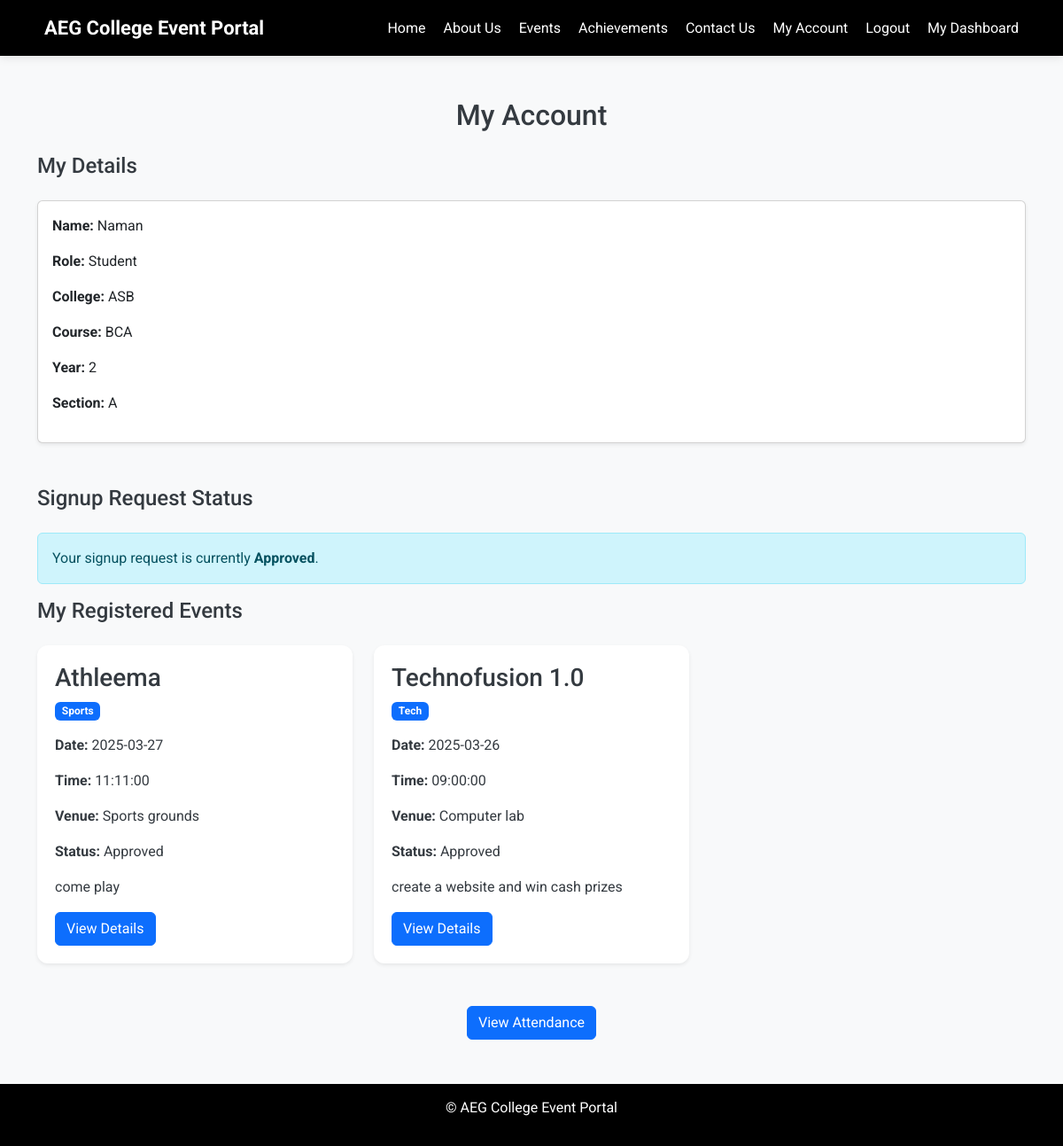
The app's page /my_account.php (signed in) with its own data.
### tables this page shows
CREATE TABLE `users` (
  `id` int(11) NOT NULL,
  `name` varchar(255) NOT NULL,
  `email` varchar(255) NOT NULL,
  `password` varchar(255) NOT NULL,
  `role` enum('Admin','Student','Faculty') NOT NULL,
  `college` varchar(50) DEFAULT NULL,
  `course` varchar(50) DEFAULT NULL,
  `year` int(11) DEFAULT NULL,
  `section` varchar(10) DEFAULT NULL,
  `created_at` timestamp NOT NULL DEFAULT current_timestamp()
);

CREATE TABLE `signup_requests` (
  `id` int(11) NOT NULL,
  `name` varchar(255) NOT NULL,
  `email` varchar(255) NOT NULL,
  `password` varchar(255) NOT NULL,
  `role` enum('Student','Faculty') NOT NULL,
  `college` varchar(50) NOT NULL,
  `course` varchar(50) NOT NULL,
  `year` int(11) NOT NULL,
  `section` varchar(10) NOT NULL,
  `status` enum('Pending','Approved','Rejected') DEFAULT 'Pending',
  `created_at` timestamp NOT NULL DEFAULT current_timestamp()
);

CREATE TABLE `registrations` (
  `id` int(11) NOT NULL,
  `user_id` int(11) NOT NULL,
  `event_id` int(11) NOT NULL,
  `status` enum('Pending','Approved','Rejected') DEFAULT 'Pending'
);

CREATE TABLE `events` (
  `id` int(11) NOT NULL,
  `title` varchar(255) NOT NULL,
  `category` varchar(50) DEFAULT NULL,
  `date` date NOT NULL,
  `time` time NOT NULL,
  `venue` varchar(255) NOT NULL,
  `description` text DEFAULT NULL,
  `image` varchar(255) DEFAULT NULL,
  `created_by` int(11) DEFAULT NULL
);

### my_account.php (the view, shortened to what this page needs)
<?php
include 'db.php';
$user_id = $_SESSION['user_id'];
$stmt = $conn->prepare("SELECT * FROM users WHERE id = ?");
$stmt->bind_param("i", $user_id);
$stmt->execute();
$user = $stmt->get_result()->fetch_assoc();
$signup_status = null;
$stmt = $conn->prepare("SELECT status FROM signup_requests WHERE email = ?");
$stmt->bind_param("s", $user['email']);
$stmt->execute();
$result = $stmt->get_result();
if ($result->num_rows > 0) {
    $signup_status = $result->fetch_assoc()['status'];
} else {
    $signup_status = "Approved";
}
$registered_events = [];
if ($user['role'] === 'Student') {
    $stmt = $conn->prepare("SELECT e.*, r.status FROM events e JOIN registrations r ON e.id = r.event_id WHERE r.user_id = ?");
    $stmt->bind_param("i", $user_id);
    $stmt->execute();
    $registered_events = $stmt->get_result()->fetch_all(MYSQLI_ASSOC);
}
?>
<!DOCTYPE html>
<html lang="en">
<head>
    <link href="https://cdn.jsdelivr.net/npm/bootstrap@5.3.3/dist/css/bootstrap.min.css" rel="stylesheet">
    <link rel="stylesheet" href="./css/styles.css">
</head>
<body>
    <nav>
        <div class="logo">AEG College Event Portal</div>
        <ul>
            <li><a href="index.php">Home</a></li>
            <li><a href="about.php">About Us</a></li>
            <li><a href="index.php#events">Events</a></li>
            <li><a href="achievements.php">Achievements</a></li>
            <li><a href="contact.php">Contact Us</a></li>
            <li><a href="my_account.php">My Account</a></li>
            <li><a href="logout.php">Logout</a></li>
            <?php if ($user['role'] === 'Admin'): ?>
                <li><a href="admin.php">Admin Dashboard</a></li>
            <?php elseif ($user['role'] === 'Faculty'): ?>
                <li><a href="faculty_dashboard.php">Faculty Dashboard</a></li>
            <?php elseif ($user['role'] === 'Student'): ?>
                <li><a href="dashboard.php">My Dashboard</a></li>
            <?php endif; ?>
        </ul>
    </nav>
    <main class="container my-5">
        <h2 class="text-center mb-4">My Account</h2>
        <h4 class="mb-4">My Details</h4>
        <div class="card shadow-sm mb-5">
            <div class="card-body">
                <p><strong>Name:</strong> <?php echo htmlspecialchars($user['name']); ?></p>
                <p><strong>Role:</strong> <?php echo htmlspecialchars($user['role']); ?></p>
                <p><strong>College:</strong> <?php echo htmlspecialchars($user['college']); ?></p>
                <p><strong>Course:</strong> <?php echo htmlspecialchars($user['course']); ?></p>
                <p><strong>Year:</strong> <?php echo htmlspecialchars($user['year']); ?></p>
                <p><strong>Section:</strong> <?php echo htmlspecialchars($user['section']); ?></p>
            </div>
        </div>
        <h4 class="mb-4">Signup Request Status</h4>
        <div class="alert alert-info">
            Your signup request is currently <strong><?php echo htmlspecialchars($signup_status); ?></strong>.
        </div>
        <?php if ($user['role'] === 'Student'): ?>
            <h4 class="mb-4">My Registered Events</h4>
            <?php if (empty($registered_events)): ?>
                <p class="text-center">You are not registered for any events.</p>
            <?php else: ?>
                <div class="row">
                    <?php foreach ($registered_events as $event): ?>
                        <div class="col-md-4 mb-4">
                            <div class="event-card shadow-sm">
                                <div class="card-body">
                                    <h3><?php echo htmlspecialchars($event['title']); ?></h3>
                                    <p><span class="badge bg-primary"><?php echo htmlspecialchars($event['category'] ?: 'General'); ?></span></p>
                                    <p><strong>Date:</strong> <?php echo htmlspecialchars($event['date']); ?></p>
                                    <p><strong>Time:</strong> <?php echo htmlspecialchars($event['time']); ?></p>
                                    <p><strong>Venue:</strong> <?php echo htmlspecialchars($event['venue']); ?></p>
                                    <p><strong>Status:</strong> <?php echo htmlspecialchars($event['status']); ?></p>
                                    <p><?php echo htmlspecialchars($event['description']); ?></p>
                                    <a href="event.php?id=<?php echo $event['id']; ?>" class="btn btn-primary">View Details</a>
                                </div>
                            </div>
                        </div>
                    <?php endforeach; ?>
                </div>
            <?php endif; ?>
            <div class="text-center mt-4">
                <a href="view_attendance.php" class="btn btn-primary">View Attendance</a>
            </div>
        <?php endif; ?>
    </main>
    <footer>
        <p>© AEG College Event Portal</p>
    </footer>
</body>
</html>

### css/styles.css (style rules this page uses)
body { font-family: 'Roboto', 'Arial', sans-serif; background: #f8f9fa; color: #343a40; margin: 0; padding: 0; }
nav { display: flex; justify-content: space-between; align-items: center; background: #000000; color: white; padding: 15px 50px; box-shadow: 0 2px 10px rgba(0, 0, 0, 0.1); }
nav .logo { font-size: 22px; font-weight: bold; }
nav ul { list-style: none; margin: 0; padding: 0; display: flex; }
nav ul li { margin-left: 20px; }
nav ul li a { text-decoration: none; color: white; font-size: 16px; transition: color 0.3s; }
.event-card { background: white; padding: 20px; border-radius: 12px; box-shadow: 0 4px 10px rgba(0, 0, 0, 0.2); }
footer { text-align: center; padding: 15px; background: #000000; color: white; margin-top: 50px; }

### records on screen
users: name "Naman", role "Student", college "ASB", course "BCA", year "2", section "A"
signup_requests: status "Approved"
registrations: event.title "Athleema", event.category "Sports", event.date "2025-03-27", event.time "11:11:00", event.venue "Sports grounds", status "Approved", event.description "come play"
registrations: event.title "Technofusion 1.0", event.category "Tech", event.date "2025-03-26", event.time "09:00:00", event.venue "Computer lab", status "Approved", event.description "create a website and win cash prizes"
